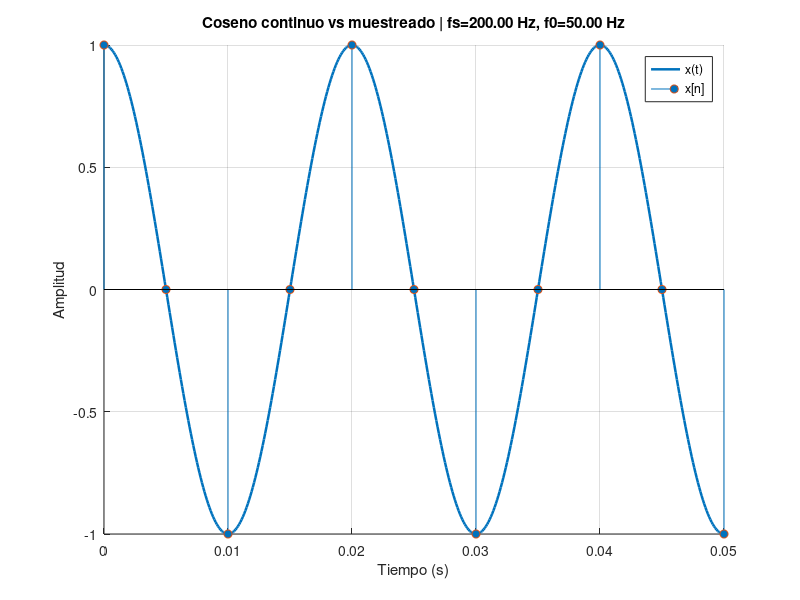
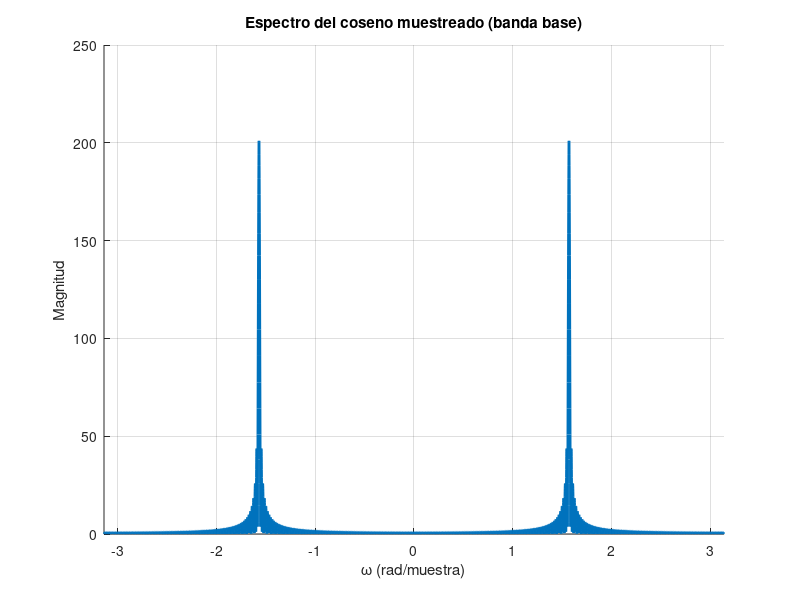

Source code (MATLAB) for these figures, in order: (Note: this script raises an error after producing the figures.)
%% MUESTREO IDEAL DE UN COSENO - VERSION LIMPIA (Hz o frecuencia digital)
% 1) Tiempo: coseno continuo + coseno muestreado
% 2) Espectro baseband del coseno muestreado
% 3) Réplicas del espectro
%
% TODO en magnitud lineal
% TODO en el MISMO AZUL (sin ciclo de colores)
% SIN textos ni marcadores

clear; close all; clc;

%% =======================
% Parámetros
%% =======================
fs   = 200;        % Hz
Ts   = 1/fs;
A    = 1;          % amplitud
f0   = 50;         % Hz
Krep = 1;          % nº de réplicas a cada lado

Tobs = 2.0;        % s
Nfft = 8192;       % puntos FFT

% -------- SELECTOR DE EJE DE FRECUENCIA --------
use_digital_freq = true;     % false -> Hz | true -> frecuencia digital
digital_mode     = "w";     % "nu" -> ν=f/fs | "w" -> ω (rad/muestra)
% ----------------------------------------------

% Color único (azul)
blue = [0 0.4470 0.7410];

%% =========================================================
% 1) TIEMPO: coseno continuo vs muestreado
%% =========================================================
dt = 1e-4;
t  = 0:dt:Tobs;
x  = A*cos(2*pi*f0*t);

n   = 0:floor(Tobs*fs);
t_s = n*Ts;
x_n = A*cos(2*pi*f0*t_s);

figure('Name','(1) Tiempo'); grid on; hold on;
plot(t, x, 'LineWidth', 1.8, 'Color', blue);
stem(t_s, x_n, 'filled', 'Color', blue, 'MarkerFaceColor', blue);
xlim([0 10*Ts]);
xlabel('Tiempo (s)');
ylabel('Amplitud');
title(sprintf('Coseno continuo vs muestreado | fs=%.2f Hz, f0=%.2f Hz', fs, f0));
legend('x(t)', 'x[n]', 'Location','best');

%% =========================================================
% 2) ESPECTRO BASEBAND
%% =========================================================
X = fftshift(fft(x_n, Nfft));
f = (-Nfft/2:Nfft/2-1) * (fs/Nfft);
mag = abs(X);

if ~use_digital_freq
    fx = f;
    xlab = 'Frecuencia (Hz)';
    xlim_bb = [-fs/2 fs/2];
    nyq = fs/2;
else
    if digital_mode == "nu"
        fx = f/fs;
        xlab = '\nu = f/f_s (ciclos/muestra)';
        xlim_bb = [-0.5 0.5];
        nyq = 0.5;
    else
        fx = 2*pi*(f/fs);
        xlab = '\omega (rad/muestra)';
        xlim_bb = [-pi pi];
        nyq = pi;
    end
end

figure('Name','(2) Espectro baseband'); grid on; hold on;
plot(fx, mag, 'LineWidth', 1.8, 'Color', blue);
xlim(xlim_bb);
xlabel(xlab);
ylabel('Magnitud');
title('Espectro del coseno muestreado (banda base)');

% Si quieres que estas líneas también sean azules, déjalas así:
xline(-nyq, '--', 'Color', blue);
xline( nyq, '--', 'Color', blue);

%% =========================================================
% 3) RÉPLICAS DEL ESPECTRO (TODAS EN AZUL)
%% =========================================================
figure('Name','(3) Réplicas'); grid on; hold on;

for k = -Krep:Krep
    if ~use_digital_freq
        fx_rep = f + k*fs;
    else
        if digital_mode == "nu"
            fx_rep = (f/fs) + k;
        else
            fx_rep = 2*pi*(f/fs + k);
        end
    end
    plot(fx_rep, mag, 'LineWidth', 1.5, 'Color', blue);
end

if ~use_digital_freq
    xlim([-(Krep+0.5)*fs (Krep+0.5)*fs]);
    for m = -Krep:Krep
        xline(m*fs, ':', 'Color', blue);
    end
else
    if digital_mode == "nu"
        xlim([-(Krep+0.5) (Krep+0.5)]);
        for m = -Krep:Krep
            xline(m, ':', 'Color', blue);
        end
    else
        xlim([-(Krep+0.5)*2*pi (Krep+0.5)*2*pi]);
        for m = -Krep:Krep
            xline(2*pi*m, ':', 'Color', blue);
        end
    end
end

xlabel(xlab);
ylabel('Magnitud');
title(sprintf('Réplicas del espectro del coseno (Krep=%d)', Krep));
